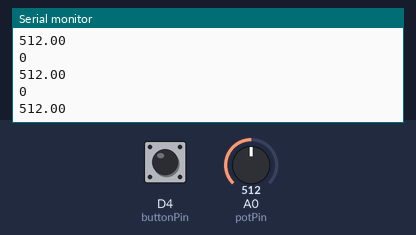
Recording of a sketch running on a simulated Arduino Nano 33 IoT. On the bench: the last lines printed to the serial monitor. The test bench sets the inputs (shaded band); at power-on: A0 (potPin) = 512, D4 (buttonPin) LOW. Nothing arrives over Bluetooth unless stated.

Above: at 1.2 s.
1.3 s: A0 (potPin) set to 716
At 1.96 s:
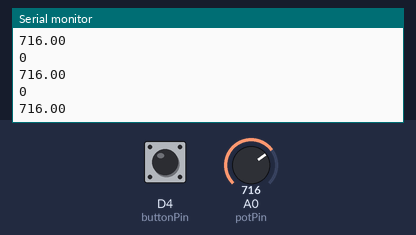
2.8 s: D4 (buttonPin) pulled HIGH for 0.15 s
4.4 s: A0 (potPin) set to 900
At 5.06 s:
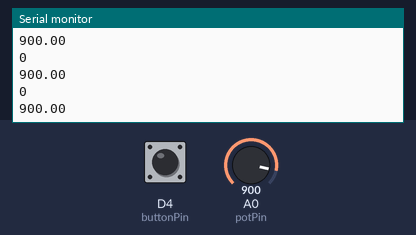
Timing chart, 0 to 7.4 s (numbered marks = the images above; inputs shaded):
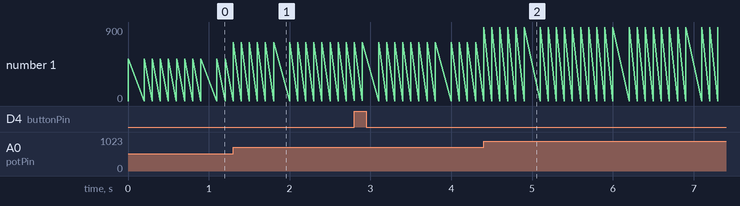

The sketch:

ble-arduino.ino
```cpp
#include <ArduinoBLE.h>

const int buttonPin = 4; // set buttonPin to digital pin 4
const int potPin = A0;

BLEService nanoService("76299b69-7871-4bc1-8937-68204d20d344"); // create service

// create button characteristic and allow remote device to get notifications
BLEIntCharacteristic buttonCharacteristic("be7162e4-5f7c-41a1-8e3e-36792d99f32c", BLERead | BLENotify);
BLEIntCharacteristic potCharacteristic("9b1235c3-7b38-40e9-8581-53e36082e260", BLERead | BLENotify);

int sensorValue = 255;

void setup() {
  Serial.begin(9600);
  while (!Serial);

//  pinMode(ledPin, OUTPUT); // use the LED as an output
  pinMode(buttonPin, INPUT); // use button pin as an input
  pinMode(potPin, INPUT);

  // begin initialization
  if (!BLE.begin()) {
    Serial.println("starting BLE failed!");

    while (1);
  }

  // set the local name peripheral advertises
  BLE.setLocalName("Arduino Nano");
  // set the UUID for the service this peripheral advertises:
  BLE.setAdvertisedService(nanoService);

  // add the characteristics to the service
  nanoService.addCharacteristic(buttonCharacteristic);
  nanoService.addCharacteristic(potCharacteristic);


  // add the service
  BLE.addService(nanoService);

  buttonCharacteristic.writeValue(0);
  potCharacteristic.writeValue(0);

  // start advertising
  BLE.advertise();

  Serial.println("Bluetooth device active, waiting for connections...");
}

void loop() {
  // poll for BLE events
  BLE.poll();

  if (millis() % 100 == 0) {
    sensorValue = digitalRead(buttonPin);
    Serial.println(sensorValue);
    buttonCharacteristic.writeValue(sensorValue);

    float potValue = analogRead(potPin);
    Serial.println(potValue);
    potCharacteristic.writeValue(potValue);

    delay(1);
  }

}
```

Measured:
- after the input at 1.3 s, the serial monitor: prints a new line at once (image 1)
- after the input at 4.4 s, the serial monitor: prints a new line at once (image 2)
- plotted number 1: 512 → 716 after the input at 1.3 s, 716 → 900 after the input at 4.4 s
